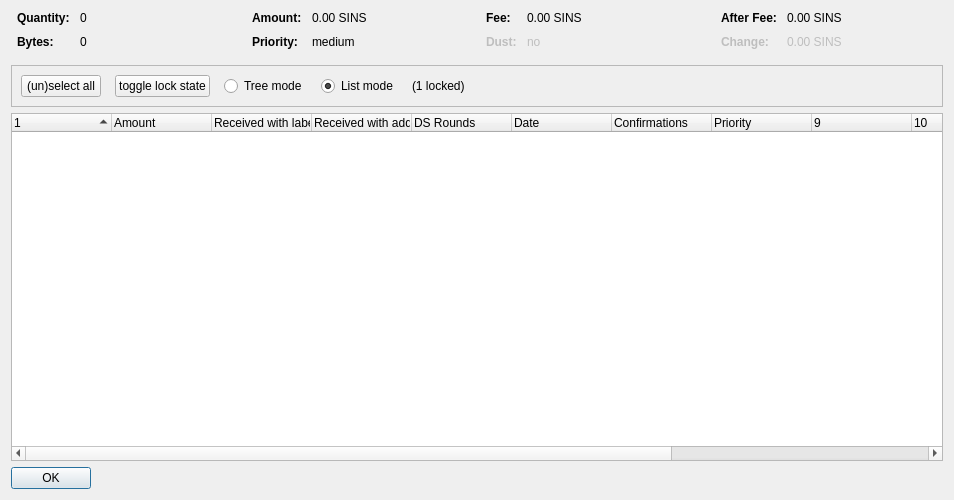
<?xml version="1.0" encoding="UTF-8"?>
<ui version="4.0">
 <class>CoinControlDialog</class>
 <widget class="QDialog" name="CoinControlDialog">
  <property name="geometry">
   <rect>
    <x>0</x>
    <y>0</y>
    <width>954</width>
    <height>500</height>
   </rect>
  </property>
  <property name="windowTitle">
   <string>Coin Selection</string>
  </property>
  <layout class="QVBoxLayout" name="verticalLayout">
   <item>
    <layout class="QHBoxLayout" name="horizontalLayoutTop" stretch="0,0,0,0">
     <property name="topMargin">
      <number>0</number>
     </property>
     <property name="bottomMargin">
      <number>10</number>
     </property>
     <item>
      <layout class="QFormLayout" name="formLayoutCoinControl1">
       <property name="horizontalSpacing">
        <number>10</number>
       </property>
       <property name="verticalSpacing">
        <number>10</number>
       </property>
       <property name="leftMargin">
        <number>6</number>
       </property>
       <property name="rightMargin">
        <number>6</number>
       </property>
       <item row="0" column="0">
        <widget class="QLabel" name="labelCoinControlQuantityText">
         <property name="font">
          <font>
           <weight>75</weight>
           <bold>true</bold>
          </font>
         </property>
         <property name="text">
          <string>Quantity:</string>
         </property>
        </widget>
       </item>
       <item row="0" column="1">
        <widget class="QLabel" name="labelCoinControlQuantity">
         <property name="cursor">
          <cursorShape>IBeamCursor</cursorShape>
         </property>
         <property name="contextMenuPolicy">
          <enum>Qt::ActionsContextMenu</enum>
         </property>
         <property name="text">
          <string notr="true">0</string>
         </property>
         <property name="textInteractionFlags">
          <set>Qt::LinksAccessibleByMouse|Qt::TextSelectableByKeyboard|Qt::TextSelectableByMouse</set>
         </property>
        </widget>
       </item>
       <item row="1" column="0">
        <widget class="QLabel" name="labelCoinControlBytesText">
         <property name="font">
          <font>
           <weight>75</weight>
           <bold>true</bold>
          </font>
         </property>
         <property name="text">
          <string>Bytes:</string>
         </property>
        </widget>
       </item>
       <item row="1" column="1">
        <widget class="QLabel" name="labelCoinControlBytes">
         <property name="cursor">
          <cursorShape>IBeamCursor</cursorShape>
         </property>
         <property name="contextMenuPolicy">
          <enum>Qt::ActionsContextMenu</enum>
         </property>
         <property name="text">
          <string notr="true">0</string>
         </property>
         <property name="textInteractionFlags">
          <set>Qt::LinksAccessibleByMouse|Qt::TextSelectableByKeyboard|Qt::TextSelectableByMouse</set>
         </property>
        </widget>
       </item>
      </layout>
     </item>
     <item>
      <layout class="QFormLayout" name="formLayoutCoinControl2">
       <property name="horizontalSpacing">
        <number>10</number>
       </property>
       <property name="verticalSpacing">
        <number>10</number>
       </property>
       <property name="leftMargin">
        <number>6</number>
       </property>
       <property name="rightMargin">
        <number>6</number>
       </property>
       <item row="0" column="0">
        <widget class="QLabel" name="labelCoinControlAmountText">
         <property name="font">
          <font>
           <weight>75</weight>
           <bold>true</bold>
          </font>
         </property>
         <property name="text">
          <string>Amount:</string>
         </property>
        </widget>
       </item>
       <item row="0" column="1">
        <widget class="QLabel" name="labelCoinControlAmount">
         <property name="cursor">
          <cursorShape>IBeamCursor</cursorShape>
         </property>
         <property name="contextMenuPolicy">
          <enum>Qt::ActionsContextMenu</enum>
         </property>
         <property name="text">
          <string notr="true">0.00 SINS</string>
         </property>
         <property name="textInteractionFlags">
          <set>Qt::LinksAccessibleByMouse|Qt::TextSelectableByKeyboard|Qt::TextSelectableByMouse</set>
         </property>
        </widget>
       </item>
       <item row="1" column="0">
        <widget class="QLabel" name="labelCoinControlPriorityText">
         <property name="font">
          <font>
           <weight>75</weight>
           <bold>true</bold>
          </font>
         </property>
         <property name="text">
          <string>Priority:</string>
         </property>
        </widget>
       </item>
       <item row="1" column="1">
        <widget class="QLabel" name="labelCoinControlPriority">
         <property name="cursor">
          <cursorShape>IBeamCursor</cursorShape>
         </property>
         <property name="contextMenuPolicy">
          <enum>Qt::ActionsContextMenu</enum>
         </property>
         <property name="text">
          <string>medium</string>
         </property>
         <property name="textInteractionFlags">
          <set>Qt::LinksAccessibleByMouse|Qt::TextSelectableByKeyboard|Qt::TextSelectableByMouse</set>
         </property>
        </widget>
       </item>
      </layout>
     </item>
     <item>
      <layout class="QFormLayout" name="formLayoutCoinControl3">
       <property name="horizontalSpacing">
        <number>10</number>
       </property>
       <property name="verticalSpacing">
        <number>10</number>
       </property>
       <property name="leftMargin">
        <number>6</number>
       </property>
       <property name="rightMargin">
        <number>6</number>
       </property>
       <item row="0" column="0">
        <widget class="QLabel" name="labelCoinControlFeeText">
         <property name="font">
          <font>
           <weight>75</weight>
           <bold>true</bold>
          </font>
         </property>
         <property name="text">
          <string>Fee:</string>
         </property>
        </widget>
       </item>
       <item row="0" column="1">
        <widget class="QLabel" name="labelCoinControlFee">
         <property name="cursor">
          <cursorShape>IBeamCursor</cursorShape>
         </property>
         <property name="contextMenuPolicy">
          <enum>Qt::ActionsContextMenu</enum>
         </property>
         <property name="text">
          <string notr="true">0.00 SINS</string>
         </property>
         <property name="textInteractionFlags">
          <set>Qt::LinksAccessibleByMouse|Qt::TextSelectableByKeyboard|Qt::TextSelectableByMouse</set>
         </property>
        </widget>
       </item>
       <item row="1" column="0">
        <widget class="QLabel" name="labelCoinControlLowOutputText">
         <property name="enabled">
          <bool>false</bool>
         </property>
         <property name="font">
          <font>
           <weight>75</weight>
           <bold>true</bold>
          </font>
         </property>
         <property name="text">
          <string>Dust:</string>
         </property>
        </widget>
       </item>
       <item row="1" column="1">
        <widget class="QLabel" name="labelCoinControlLowOutput">
         <property name="enabled">
          <bool>false</bool>
         </property>
         <property name="cursor">
          <cursorShape>IBeamCursor</cursorShape>
         </property>
         <property name="contextMenuPolicy">
          <enum>Qt::ActionsContextMenu</enum>
         </property>
         <property name="text">
          <string>no</string>
         </property>
         <property name="textInteractionFlags">
          <set>Qt::LinksAccessibleByMouse|Qt::TextSelectableByKeyboard|Qt::TextSelectableByMouse</set>
         </property>
        </widget>
       </item>
      </layout>
     </item>
     <item>
      <layout class="QFormLayout" name="formLayoutCoinControl4">
       <property name="horizontalSpacing">
        <number>10</number>
       </property>
       <property name="verticalSpacing">
        <number>10</number>
       </property>
       <property name="leftMargin">
        <number>6</number>
       </property>
       <property name="rightMargin">
        <number>6</number>
       </property>
       <item row="0" column="0">
        <widget class="QLabel" name="labelCoinControlAfterFeeText">
         <property name="font">
          <font>
           <weight>75</weight>
           <bold>true</bold>
          </font>
         </property>
         <property name="text">
          <string>After Fee:</string>
         </property>
        </widget>
       </item>
       <item row="0" column="1">
        <widget class="QLabel" name="labelCoinControlAfterFee">
         <property name="cursor">
          <cursorShape>IBeamCursor</cursorShape>
         </property>
         <property name="contextMenuPolicy">
          <enum>Qt::ActionsContextMenu</enum>
         </property>
         <property name="text">
          <string notr="true">0.00 SINS</string>
         </property>
         <property name="textInteractionFlags">
          <set>Qt::LinksAccessibleByMouse|Qt::TextSelectableByKeyboard|Qt::TextSelectableByMouse</set>
         </property>
        </widget>
       </item>
       <item row="1" column="0">
        <widget class="QLabel" name="labelCoinControlChangeText">
         <property name="enabled">
          <bool>false</bool>
         </property>
         <property name="font">
          <font>
           <weight>75</weight>
           <bold>true</bold>
          </font>
         </property>
         <property name="text">
          <string>Change:</string>
         </property>
        </widget>
       </item>
       <item row="1" column="1">
        <widget class="QLabel" name="labelCoinControlChange">
         <property name="enabled">
          <bool>false</bool>
         </property>
         <property name="cursor">
          <cursorShape>IBeamCursor</cursorShape>
         </property>
         <property name="contextMenuPolicy">
          <enum>Qt::ActionsContextMenu</enum>
         </property>
         <property name="text">
          <string notr="true">0.00 SINS</string>
         </property>
         <property name="textInteractionFlags">
          <set>Qt::LinksAccessibleByMouse|Qt::TextSelectableByKeyboard|Qt::TextSelectableByMouse</set>
         </property>
        </widget>
       </item>
      </layout>
     </item>
    </layout>
   </item>
   <item>
    <widget class="QFrame" name="frame">
     <property name="minimumSize">
      <size>
       <width>0</width>
       <height>40</height>
      </size>
     </property>
     <property name="frameShape">
      <enum>QFrame::StyledPanel</enum>
     </property>
     <property name="frameShadow">
      <enum>QFrame::Sunken</enum>
     </property>
     <layout class="QHBoxLayout" name="horizontalLayout">
      <item>
       <layout class="QHBoxLayout" name="horizontalLayoutPanel" stretch="0,0,0,0,0,0">
        <property name="spacing">
         <number>14</number>
        </property>
        <item>
         <widget class="QPushButton" name="pushButtonSelectAll">
          <property name="sizePolicy">
           <sizepolicy hsizetype="Maximum" vsizetype="Fixed">
            <horstretch>0</horstretch>
            <verstretch>0</verstretch>
           </sizepolicy>
          </property>
          <property name="text">
           <string>(un)select all</string>
          </property>
          <property name="autoDefault">
           <bool>false</bool>
          </property>
         </widget>
        </item>
        <item>
         <widget class="QPushButton" name="pushButtonToggleLock">
          <property name="sizePolicy">
           <sizepolicy hsizetype="Maximum" vsizetype="Fixed">
            <horstretch>0</horstretch>
            <verstretch>0</verstretch>
           </sizepolicy>
          </property>
          <property name="text">
           <string>toggle lock state</string>
          </property>
          <property name="autoDefault">
           <bool>false</bool>
          </property>
         </widget>
        </item>
        <item>
         <widget class="QRadioButton" name="radioTreeMode">
          <property name="sizePolicy">
           <sizepolicy hsizetype="Maximum" vsizetype="Fixed">
            <horstretch>0</horstretch>
            <verstretch>0</verstretch>
           </sizepolicy>
          </property>
          <property name="text">
           <string>Tree mode</string>
          </property>
         </widget>
        </item>
        <item>
         <widget class="QRadioButton" name="radioListMode">
          <property name="sizePolicy">
           <sizepolicy hsizetype="Maximum" vsizetype="Fixed">
            <horstretch>0</horstretch>
            <verstretch>0</verstretch>
           </sizepolicy>
          </property>
          <property name="text">
           <string>List mode</string>
          </property>
          <property name="checked">
           <bool>true</bool>
          </property>
         </widget>
        </item>
        <item>
         <widget class="QLabel" name="labelLocked">
          <property name="text">
           <string>(1 locked)</string>
          </property>
         </widget>
        </item>
        <item>
         <spacer name="horizontalSpacer">
          <property name="orientation">
           <enum>Qt::Horizontal</enum>
          </property>
          <property name="sizeHint" stdset="0">
           <size>
            <width>40</width>
            <height>20</height>
           </size>
          </property>
         </spacer>
        </item>
       </layout>
      </item>
     </layout>
    </widget>
   </item>
   <item>
    <widget class="CoinControlTreeWidget" name="treeWidget">
     <property name="contextMenuPolicy">
      <enum>Qt::CustomContextMenu</enum>
     </property>
     <property name="sortingEnabled">
      <bool>false</bool>
     </property>
     <property name="columnCount">
      <number>13</number>
     </property>
     <attribute name="headerShowSortIndicator" stdset="0">
      <bool>true</bool>
     </attribute>
     <attribute name="headerStretchLastSection">
      <bool>false</bool>
     </attribute>
     <column>
      <property name="text">
       <string/>
      </property>
     </column>
     <column>
      <property name="text">
       <string>Amount</string>
      </property>
     </column>
     <column>
      <property name="text">
       <string>Received with label</string>
      </property>
     </column>
     <column>
      <property name="text">
       <string>Received with address</string>
      </property>
     </column>
     <column>
      <property name="text">
       <string>DS Rounds</string>
      </property>
     </column>
     <column>
      <property name="text">
       <string>Date</string>
      </property>
     </column>
     <column>
      <property name="text">
       <string>Confirmations</string>
      </property>
      <property name="toolTip">
       <string>Confirmed</string>
      </property>
     </column>
     <column>
      <property name="text">
       <string>Priority</string>
      </property>
     </column>
     <column>
      <property name="text">
       <string/>
      </property>
     </column>
     <column>
      <property name="text">
       <string/>
      </property>
     </column>
     <column>
      <property name="text">
       <string/>
      </property>
     </column>
     <column>
      <property name="text">
       <string/>
      </property>
     </column>
     <column>
      <property name="text">
       <string/>
      </property>
     </column>
    </widget>
   </item>
   <item>
    <widget class="QDialogButtonBox" name="buttonBox">
     <property name="sizePolicy">
      <sizepolicy hsizetype="Maximum" vsizetype="Fixed">
       <horstretch>0</horstretch>
       <verstretch>0</verstretch>
      </sizepolicy>
     </property>
     <property name="orientation">
      <enum>Qt::Horizontal</enum>
     </property>
     <property name="standardButtons">
      <set>QDialogButtonBox::Ok</set>
     </property>
    </widget>
   </item>
  </layout>
 </widget>
 <customwidgets>
  <customwidget>
   <class>CoinControlTreeWidget</class>
   <extends>QTreeWidget</extends>
   <header>coincontroltreewidget.h</header>
  </customwidget>
 </customwidgets>
 <resources/>
 <connections/>
</ui>
